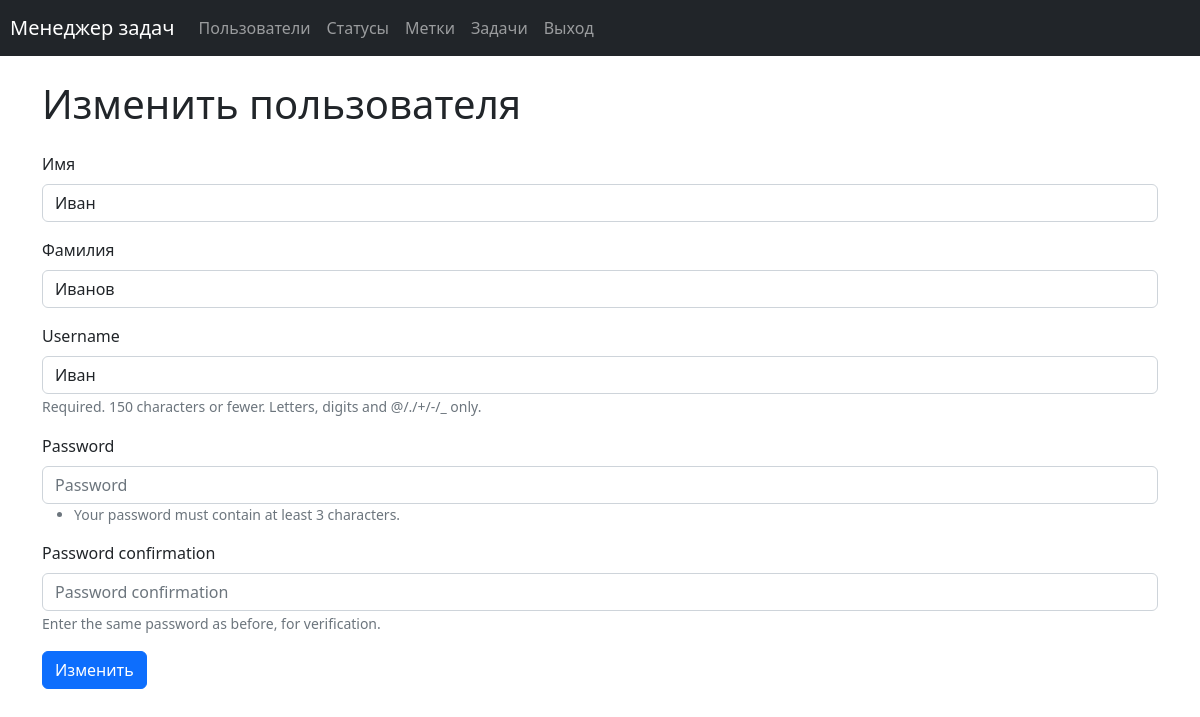
The app's page /users/7/update/ (signed in) with its own data.
### task_manager/users/models.py (models this page shows, shortened)
class User(AbstractUser):
    groups = models.ManyToManyField(Group, related_name='auth_user_groups')
    user_permissions = models.ManyToManyField(
        Permission,
        related_name='auth_user_permissions',
    )
    first_name = models.CharField(max_length=150)
    last_name = models.CharField(max_length=150)

### task_manager/users/views.py (the view)
class UserUpdateView(
        UserLoginMixin, UserPermitModifyMixin,
        SuccessMessageMixin, UpdateView):
    template_name = 'users/update.html'
    model = User
    form_class = UserCreateForm
    success_url = reverse_lazy('users')
    success_message = _('User is successfully updated')
    permission_message = _('You have no rights to change another user.')
    permission_url = reverse_lazy('users')

### task_manager/users/forms.py
class UserCreateForm(UserCreationForm):
    first_name = forms.CharField(
        max_length=150, required=True, label=_("First name")
    )
    last_name = forms.CharField(
        max_length=150, required=True, label=_("Last name")
    )
    class Meta(UserCreationForm.Meta):
        model = User
        fields = ('first_name', 'last_name',
                  'username', 'password1', 'password2'
                  )

### task_manager/mixins.py (called while the page is built)
    def dispatch(self, request, *args, **kwargs):
        if not request.user.is_authenticated:
            message = _("You are not logged in! Please log in.")
            messages.error(request, message)
            return redirect(self.login_url)
        return super().dispatch(request, *args, **kwargs)

    def test_func(self):
        return self.get_object().id == self.request.user.id

### task_manager/templates/users/update.html (shortened to what this page needs)
{% extends 'base.html' %}
{% load django_bootstrap5 %}
{% load i18n %}
{% block content %}
<div class="container wrapper flex-grow-1">
      <h1 class="my-4">
        {% trans 'Update user' %}
      </h1>
<form action="{% url 'user_update' user.id %}" method="post">
    {% bootstrap_form form %}
    <input class="btn btn-primary" type="submit" value="{% trans 'Update' %}">
</form>
</div>
{% endblock %}

### records on screen
User: first_name "Иван", last_name "Иванов", username "Иван"
